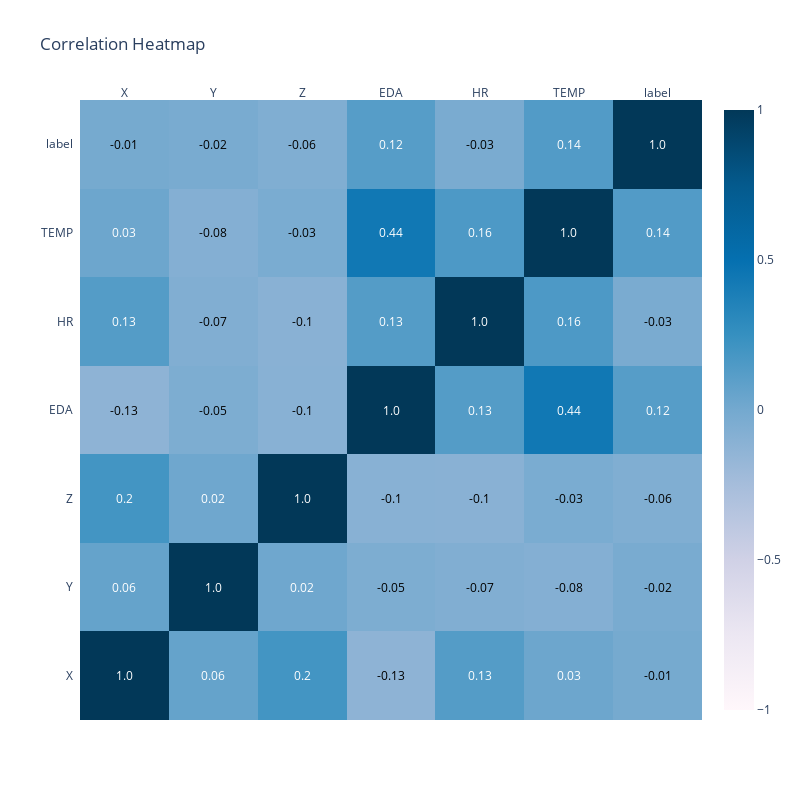

Write notebook code for a chart like this one.
### Code cell
import plotly.figure_factory as ff

# Create a heatmap using Plotly with a recognized color scale
fig = ff.create_annotated_heatmap(
    z=correlation_matrix.values,
    x=correlation_matrix.columns.tolist(),
    y=correlation_matrix.columns.tolist(),
    annotation_text=correlation_matrix.round(2).values,
    colorscale='PuBu',  
    showscale=True,
    zmin=-1,
    zmax=1
)

fig.update_layout(
    title='Correlation Heatmap',
    xaxis_nticks=36,
    width=800,
    height=800
)

fig.show()

### Figure 1 — Plotly figure (JSON) as saved in the notebook; plotly's stock layout.template omitted (floating-point values rounded to 4 significant figures)
{"data": [{"colorscale": [[0, "rgb(255,247,251)"], [0.125, "rgb(236,231,242)"], [0.25, "rgb(208,209,230)"], [0.375, "rgb(166,189,219)"], [0.5, "rgb(116,169,207)"], [0.625, "rgb(54,144,192)"], [0.75, "rgb(5,112,176)"], [0.875, "rgb(4,90,141)"], [1, "rgb(2,56,88)"]], "reversescale": false, "showscale": true, "type": "heatmap", "x": ["X", "Y", "Z", "EDA", "HR", "TEMP", "label"], "y": ["X", "Y", "Z", "EDA", "HR", "TEMP", "label"], "z": [[1, 0.06138, 0.1977, -0.1299, 0.1289, 0.02645, -0.009016], [0.06138, 1, 0.01927, -0.04663, -0.06629, -0.07962, -0.02497], [0.1977, 0.01927, 1, -0.101, -0.1044, -0.03179, -0.05893], [-0.1299, -0.04663, -0.101, 1, 0.1293, 0.439, 0.1203], [0.1289, -0.06629, -0.1044, 0.1293, 1, 0.157, -0.03072], [0.02645, -0.07962, -0.03179, 0.439, 0.157, 1, 0.1388], [-0.009016, -0.02497, -0.05893, 0.1203, -0.03072, 0.1388, 1]], "zmax": 1, "zmin": -1}], "layout": {"annotations": [{"font": {"color": "#FFFFFF"}, "showarrow": false, "text": "1.0", "x": "X", "xref": "x", "y": "X", "yref": "y"}, {"font": {"color": "#FFFFFF"}, "showarrow": false, "text": "0.06", "x": "Y", "xref": "x", "y": "X", "yref": "y"}, {"font": {"color": "#FFFFFF"}, "showarrow": false, "text": "0.2", "x": "Z", "xref": "x", "y": "X", "yref": "y"}, {"font": {"color": "#000000"}, "showarrow": false, "text": "-0.13", "x": "EDA", "xref": "x", "y": "X", "yref": "y"}, {"font": {"color": "#FFFFFF"}, "showarrow": false, "text": "0.13", "x": "HR", "xref": "x", "y": "X", "yref": "y"}, {"font": {"color": "#FFFFFF"}, "showarrow": false, "text": "0.03", "x": "TEMP", "xref": "x", "y": "X", "yref": "y"}, {"font": {"color": "#000000"}, "showarrow": false, "text": "-0.01", "x": "label", "xref": "x", "y": "X", "yref": "y"}, {"font": {"color": "#FFFFFF"}, "showarrow": false, "text": "0.06", "x": "X", "xref": "x", "y": "Y", "yref": "y"}, {"font": {"color": "#FFFFFF"}, "showarrow": false, "text": "1.0", "x": "Y", "xref": "x", "y": "Y", "yref": "y"}, {"font": {"color": "#FFFFFF"}, "showarrow": false, "text": "0.02", "x": "Z", "xref": "x", "y": "Y", "yref": "y"}, {"font": {"color": "#000000"}, "showarrow": false, "text": "-0.05", "x": "EDA", "xref": "x", "y": "Y", "yref": "y"}, {"font": {"color": "#000000"}, "showarrow": false, "text": "-0.07", "x": "HR", "xref": "x", "y": "Y", "yref": "y"}, {"font": {"color": "#000000"}, "showarrow": false, "text": "-0.08", "x": "TEMP", "xref": "x", "y": "Y", "yref": "y"}, {"font": {"color": "#000000"}, "showarrow": false, "text": "-0.02", "x": "label", "xref": "x", "y": "Y", "yref": "y"}, {"font": {"color": "#FFFFFF"}, "showarrow": false, "text": "0.2", "x": "X", "xref": "x", "y": "Z", "yref": "y"}, {"font": {"color": "#FFFFFF"}, "showarrow": false, "text": "0.02", "x": "Y", "xref": "x", "y": "Z", "yref": "y"}, {"font": {"color": "#FFFFFF"}, "showarrow": false, "text": "1.0", "x": "Z", "xref": "x", "y": "Z", "yref": "y"}, {"font": {"color": "#000000"}, "showarrow": false, "text": "-0.1", "x": "EDA", "xref": "x", "y": "Z", "yref": "y"}, {"font": {"color": "#000000"}, "showarrow": false, "text": "-0.1", "x": "HR", "xref": "x", "y": "Z", "yref": "y"}, {"font": {"color": "#000000"}, "showarrow": false, "text": "-0.03", "x": "TEMP", "xref": "x", "y": "Z", "yref": "y"}, {"font": {"color": "#000000"}, "showarrow": false, "text": "-0.06", "x": "label", "xref": "x", "y": "Z", "yref": "y"}, {"font": {"color": "#000000"}, "showarrow": false, "text": "-0.13", "x": "X", "xref": "x", "y": "EDA", "yref": "y"}, {"font": {"color": "#000000"}, "showarrow": false, "text": "-0.05", "x": "Y", "xref": "x", "y": "EDA", "yref": "y"}, {"font": {"color": "#000000"}, "showarrow": false, "text": "-0.1", "x": "Z", "xref": "x", "y": "EDA", "yref": "y"}, {"font": {"color": "#FFFFFF"}, "showarrow": false, "text": "1.0", "x": "EDA", "xref": "x", "y": "EDA", "yref": "y"}, {"font": {"color": "#FFFFFF"}, "showarrow": false, "text": "0.13", "x": "HR", "xref": "x", "y": "EDA", "yref": "y"}, {"font": {"color": "#FFFFFF"}, "showarrow": false, "text": "0.44", "x": "TEMP", "xref": "x", "y": "EDA", "yref": "y"}, {"font": {"color": "#FFFFFF"}, "showarrow": false, "text": "0.12", "x": "label", "xref": "x", "y": "EDA", "yref": "y"}, {"font": {"color": "#FFFFFF"}, "showarrow": false, "text": "0.13", "x": "X", "xref": "x", "y": "HR", "yref": "y"}, {"font": {"color": "#000000"}, "showarrow": false, "text": "-0.07", "x": "Y", "xref": "x", "y": "HR", "yref": "y"}, {"font": {"color": "#000000"}, "showarrow": false, "text": "-0.1", "x": "Z", "xref": "x", "y": "HR", "yref": "y"}, {"font": {"color": "#FFFFFF"}, "showarrow": false, "text": "0.13", "x": "EDA", "xref": "x", "y": "HR", "yref": "y"}, {"font": {"color": "#FFFFFF"}, "showarrow": false, "text": "1.0", "x": "HR", "xref": "x", "y": "HR", "yref": "y"}, {"font": {"color": "#FFFFFF"}, "showarrow": false, "text": "0.16", "x": "TEMP", "xref": "x", "y": "HR", "yref": "y"}, {"font": {"color": "#000000"}, "showarrow": false, "text": "-0.03", "x": "label", "xref": "x", "y": "HR", "yref": "y"}, {"font": {"color": "#FFFFFF"}, "showarrow": false, "text": "0.03", "x": "X", "xref": "x", "y": "TEMP", "yref": "y"}, {"font": {"color": "#000000"}, "showarrow": false, "text": "-0.08", "x": "Y", "xref": "x", "y": "TEMP", "yref": "y"}, {"font": {"color": "#000000"}, "showarrow": false, "text": "-0.03", "x": "Z", "xref": "x", "y": "TEMP", "yref": "y"}, {"font": {"color": "#FFFFFF"}, "showarrow": false, "text": "0.44", "x": "EDA", "xref": "x", "y": "TEMP", "yref": "y"}, {"font": {"color": "#FFFFFF"}, "showarrow": false, "text": "0.16", "x": "HR", "xref": "x", "y": "TEMP", "yref": "y"}, {"font": {"color": "#FFFFFF"}, "showarrow": false, "text": "1.0", "x": "TEMP", "xref": "x", "y": "TEMP", "yref": "y"}, {"font": {"color": "#FFFFFF"}, "showarrow": false, "text": "0.14", "x": "label", "xref": "x", "y": "TEMP", "yref": "y"}, {"font": {"color": "#000000"}, "showarrow": false, "text": "-0.01", "x": "X", "xref": "x", "y": "label", "yref": "y"}, {"font": {"color": "#000000"}, "showarrow": false, "text": "-0.02", "x": "Y", "xref": "x", "y": "label", "yref": "y"}, {"font": {"color": "#000000"}, "showarrow": false, "text": "-0.06", "x": "Z", "xref": "x", "y": "label", "yref": "y"}, {"font": {"color": "#FFFFFF"}, "showarrow": false, "text": "0.12", "x": "EDA", "xref": "x", "y": "label", "yref": "y"}, {"font": {"color": "#000000"}, "showarrow": false, "text": "-0.03", "x": "HR", "xref": "x", "y": "label", "yref": "y"}, {"font": {"color": "#FFFFFF"}, "showarrow": false, "text": "0.14", "x": "TEMP", "xref": "x", "y": "label", "yref": "y"}, {"font": {"color": "#FFFFFF"}, "showarrow": false, "text": "1.0", "x": "label", "xref": "x", "y": "label", "yref": "y"}], "height": 800, "title": {"text": "Correlation Heatmap"}, "width": 800, "xaxis": {"dtick": 1, "gridcolor": "rgb(0, 0, 0)", "nticks": 36, "side": "top", "ticks": ""}, "yaxis": {"dtick": 1, "ticks": "", "ticksuffix": "  "}}}
